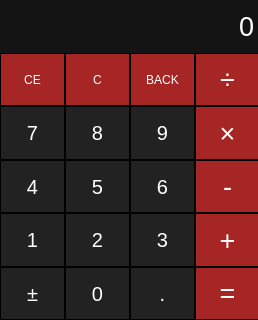
<?xml version="1.0" encoding="UTF-8"?>
<ui version="4.0">
 <class>MainWindow</class>
 <widget class="QMainWindow" name="MainWindow">
  <property name="geometry">
   <rect>
    <x>0</x>
    <y>0</y>
    <width>258</width>
    <height>320</height>
   </rect>
  </property>
  <property name="windowTitle">
   <string>MainWindow</string>
  </property>
  <widget class="QWidget" name="centralwidget">
   <property name="styleSheet">
    <string notr="true">background-color:rgb(0,0,0)</string>
   </property>
   <widget class="QWidget" name="verticalLayoutWidget">
    <property name="geometry">
     <rect>
      <x>0</x>
      <y>-1</y>
      <width>260</width>
      <height>321</height>
     </rect>
    </property>
    <layout class="QVBoxLayout" name="verticalLayout" stretch="1,1,1,1,1,1">
     <property name="spacing">
      <number>0</number>
     </property>
     <item>
      <widget class="QLineEdit" name="txt_result">
       <property name="sizePolicy">
        <sizepolicy hsizetype="Minimum" vsizetype="Minimum">
         <horstretch>0</horstretch>
         <verstretch>0</verstretch>
        </sizepolicy>
       </property>
       <property name="font">
        <font>
         <pointsize>20</pointsize>
        </font>
       </property>
       <property name="cursor">
        <cursorShape>IBeamCursor</cursorShape>
       </property>
       <property name="styleSheet">
        <string notr="true">color:rgb(255,255,255);
background-color:rgb(20,20,20);
margin:0px;
padding:2px;
border:none;
</string>
       </property>
       <property name="text">
        <string>0</string>
       </property>
       <property name="alignment">
        <set>Qt::AlignRight|Qt::AlignTrailing|Qt::AlignVCenter</set>
       </property>
       <property name="readOnly">
        <bool>true</bool>
       </property>
      </widget>
     </item>
     <item>
      <layout class="QHBoxLayout" name="horizontalLayout_10">
       <property name="spacing">
        <number>0</number>
       </property>
       <item>
        <widget class="QPushButton" name="btn_ce">
         <property name="sizePolicy">
          <sizepolicy hsizetype="Minimum" vsizetype="Minimum">
           <horstretch>0</horstretch>
           <verstretch>0</verstretch>
          </sizepolicy>
         </property>
         <property name="styleSheet">
          <string notr="true">background-color:rgb(166, 38, 38);
color:rgb(255,255,255);
border:none;
margin:1px;</string>
         </property>
         <property name="text">
          <string>CE</string>
         </property>
        </widget>
       </item>
       <item>
        <widget class="QPushButton" name="btn_c">
         <property name="sizePolicy">
          <sizepolicy hsizetype="Minimum" vsizetype="Minimum">
           <horstretch>0</horstretch>
           <verstretch>0</verstretch>
          </sizepolicy>
         </property>
         <property name="styleSheet">
          <string notr="true">background-color:rgb(166, 38, 38);
color:rgb(255,255,255);
border:none;
margin:1px;</string>
         </property>
         <property name="text">
          <string>C</string>
         </property>
        </widget>
       </item>
       <item>
        <widget class="QPushButton" name="btn_back">
         <property name="sizePolicy">
          <sizepolicy hsizetype="Minimum" vsizetype="Minimum">
           <horstretch>0</horstretch>
           <verstretch>0</verstretch>
          </sizepolicy>
         </property>
         <property name="styleSheet">
          <string notr="true">background-color:rgb(166, 38, 38);
color:rgb(255,255,255);
border:none;
margin:1px;</string>
         </property>
         <property name="text">
          <string>BACK</string>
         </property>
        </widget>
       </item>
       <item>
        <widget class="QPushButton" name="btn_div">
         <property name="sizePolicy">
          <sizepolicy hsizetype="Minimum" vsizetype="Minimum">
           <horstretch>0</horstretch>
           <verstretch>0</verstretch>
          </sizepolicy>
         </property>
         <property name="font">
          <font>
           <pointsize>20</pointsize>
          </font>
         </property>
         <property name="styleSheet">
          <string notr="true">background-color:rgb(166, 38, 38);
color:rgb(255,255,255);
border:none;
margin:1px;</string>
         </property>
         <property name="text">
          <string>÷</string>
         </property>
        </widget>
       </item>
      </layout>
     </item>
     <item>
      <layout class="QHBoxLayout" name="horizontalLayout_7">
       <property name="spacing">
        <number>0</number>
       </property>
       <item>
        <widget class="QPushButton" name="btn_7">
         <property name="sizePolicy">
          <sizepolicy hsizetype="Minimum" vsizetype="Minimum">
           <horstretch>0</horstretch>
           <verstretch>0</verstretch>
          </sizepolicy>
         </property>
         <property name="font">
          <font>
           <pointsize>15</pointsize>
          </font>
         </property>
         <property name="styleSheet">
          <string notr="true">background-color:rgb(34, 34, 34);
color:rgb(255,255,255);
border:none;
margin:1px;</string>
         </property>
         <property name="text">
          <string>7</string>
         </property>
        </widget>
       </item>
       <item>
        <widget class="QPushButton" name="btn_8">
         <property name="sizePolicy">
          <sizepolicy hsizetype="Minimum" vsizetype="Minimum">
           <horstretch>0</horstretch>
           <verstretch>0</verstretch>
          </sizepolicy>
         </property>
         <property name="font">
          <font>
           <pointsize>15</pointsize>
          </font>
         </property>
         <property name="styleSheet">
          <string notr="true">background-color:rgb(34, 34, 34);
color:rgb(255,255,255);
border:none;
margin:1px;</string>
         </property>
         <property name="text">
          <string>8</string>
         </property>
        </widget>
       </item>
       <item>
        <widget class="QPushButton" name="btn_9">
         <property name="sizePolicy">
          <sizepolicy hsizetype="Minimum" vsizetype="Minimum">
           <horstretch>0</horstretch>
           <verstretch>0</verstretch>
          </sizepolicy>
         </property>
         <property name="font">
          <font>
           <pointsize>15</pointsize>
          </font>
         </property>
         <property name="styleSheet">
          <string notr="true">background-color:rgb(34, 34, 34);
color:rgb(255,255,255);
border:none;
margin:1px;</string>
         </property>
         <property name="text">
          <string>9</string>
         </property>
        </widget>
       </item>
       <item>
        <widget class="QPushButton" name="btn_mul">
         <property name="sizePolicy">
          <sizepolicy hsizetype="Minimum" vsizetype="Minimum">
           <horstretch>0</horstretch>
           <verstretch>0</verstretch>
          </sizepolicy>
         </property>
         <property name="font">
          <font>
           <pointsize>20</pointsize>
          </font>
         </property>
         <property name="styleSheet">
          <string notr="true">background-color:rgb(166, 38, 38);
color:rgb(255,255,255);
border:none;
margin:1px;</string>
         </property>
         <property name="text">
          <string>×</string>
         </property>
        </widget>
       </item>
      </layout>
     </item>
     <item>
      <layout class="QHBoxLayout" name="horizontalLayout_6">
       <property name="spacing">
        <number>0</number>
       </property>
       <item>
        <widget class="QPushButton" name="btn_4">
         <property name="sizePolicy">
          <sizepolicy hsizetype="Minimum" vsizetype="Minimum">
           <horstretch>0</horstretch>
           <verstretch>0</verstretch>
          </sizepolicy>
         </property>
         <property name="font">
          <font>
           <pointsize>15</pointsize>
          </font>
         </property>
         <property name="styleSheet">
          <string notr="true">background-color:rgb(34, 34, 34);
color:rgb(255,255,255);
border:none;
margin:1px;</string>
         </property>
         <property name="text">
          <string>4</string>
         </property>
        </widget>
       </item>
       <item>
        <widget class="QPushButton" name="btn_5">
         <property name="sizePolicy">
          <sizepolicy hsizetype="Minimum" vsizetype="Minimum">
           <horstretch>0</horstretch>
           <verstretch>0</verstretch>
          </sizepolicy>
         </property>
         <property name="font">
          <font>
           <pointsize>15</pointsize>
          </font>
         </property>
         <property name="styleSheet">
          <string notr="true">background-color:rgb(34, 34, 34);
color:rgb(255,255,255);
border:none;
margin:1px;</string>
         </property>
         <property name="text">
          <string>5</string>
         </property>
        </widget>
       </item>
       <item>
        <widget class="QPushButton" name="btn_6">
         <property name="sizePolicy">
          <sizepolicy hsizetype="Minimum" vsizetype="Minimum">
           <horstretch>0</horstretch>
           <verstretch>0</verstretch>
          </sizepolicy>
         </property>
         <property name="font">
          <font>
           <pointsize>15</pointsize>
          </font>
         </property>
         <property name="styleSheet">
          <string notr="true">background-color:rgb(34, 34, 34);
color:rgb(255,255,255);
border:none;
margin:1px;</string>
         </property>
         <property name="text">
          <string>6</string>
         </property>
        </widget>
       </item>
       <item>
        <widget class="QPushButton" name="btn_minus">
         <property name="sizePolicy">
          <sizepolicy hsizetype="Minimum" vsizetype="Minimum">
           <horstretch>0</horstretch>
           <verstretch>0</verstretch>
          </sizepolicy>
         </property>
         <property name="font">
          <font>
           <pointsize>20</pointsize>
          </font>
         </property>
         <property name="styleSheet">
          <string notr="true">background-color:rgb(166, 38, 38);
color:rgb(255,255,255);
border:none;
margin:1px;</string>
         </property>
         <property name="text">
          <string>-</string>
         </property>
        </widget>
       </item>
      </layout>
     </item>
     <item>
      <layout class="QHBoxLayout" name="horizontalLayout_5">
       <property name="spacing">
        <number>0</number>
       </property>
       <item>
        <widget class="QPushButton" name="btn_1">
         <property name="sizePolicy">
          <sizepolicy hsizetype="Minimum" vsizetype="Minimum">
           <horstretch>0</horstretch>
           <verstretch>0</verstretch>
          </sizepolicy>
         </property>
         <property name="font">
          <font>
           <pointsize>15</pointsize>
          </font>
         </property>
         <property name="styleSheet">
          <string notr="true">background-color:rgb(34, 34, 34);
color:rgb(255,255,255);
border:none;
margin:1px;</string>
         </property>
         <property name="text">
          <string>1</string>
         </property>
        </widget>
       </item>
       <item>
        <widget class="QPushButton" name="btn_2">
         <property name="sizePolicy">
          <sizepolicy hsizetype="Minimum" vsizetype="Minimum">
           <horstretch>0</horstretch>
           <verstretch>0</verstretch>
          </sizepolicy>
         </property>
         <property name="font">
          <font>
           <pointsize>15</pointsize>
          </font>
         </property>
         <property name="styleSheet">
          <string notr="true">background-color:rgb(34, 34, 34);
color:rgb(255,255,255);
border:none;
margin:1px;</string>
         </property>
         <property name="text">
          <string>2</string>
         </property>
        </widget>
       </item>
       <item>
        <widget class="QPushButton" name="btn_3">
         <property name="sizePolicy">
          <sizepolicy hsizetype="Minimum" vsizetype="Minimum">
           <horstretch>0</horstretch>
           <verstretch>0</verstretch>
          </sizepolicy>
         </property>
         <property name="font">
          <font>
           <pointsize>15</pointsize>
          </font>
         </property>
         <property name="styleSheet">
          <string notr="true">background-color:rgb(34, 34, 34);
color:rgb(255,255,255);
border:none;
margin:1px;</string>
         </property>
         <property name="text">
          <string>3</string>
         </property>
        </widget>
       </item>
       <item>
        <widget class="QPushButton" name="btn_plus">
         <property name="sizePolicy">
          <sizepolicy hsizetype="Minimum" vsizetype="Minimum">
           <horstretch>0</horstretch>
           <verstretch>0</verstretch>
          </sizepolicy>
         </property>
         <property name="font">
          <font>
           <pointsize>20</pointsize>
          </font>
         </property>
         <property name="styleSheet">
          <string notr="true">background-color:rgb(166, 38, 38);
color:rgb(255,255,255);
border:none;
margin:1px;</string>
         </property>
         <property name="text">
          <string>+</string>
         </property>
        </widget>
       </item>
      </layout>
     </item>
     <item>
      <layout class="QHBoxLayout" name="horizontalLayout" stretch="0,0,0,0">
       <property name="spacing">
        <number>0</number>
       </property>
       <item>
        <widget class="QPushButton" name="btn_sign">
         <property name="sizePolicy">
          <sizepolicy hsizetype="Minimum" vsizetype="Minimum">
           <horstretch>0</horstretch>
           <verstretch>0</verstretch>
          </sizepolicy>
         </property>
         <property name="font">
          <font>
           <pointsize>15</pointsize>
          </font>
         </property>
         <property name="styleSheet">
          <string notr="true">background-color:rgb(34, 34, 34);
color:rgb(255,255,255);
border:none;
margin:1px;</string>
         </property>
         <property name="text">
          <string>±</string>
         </property>
        </widget>
       </item>
       <item>
        <widget class="QPushButton" name="btn_0">
         <property name="sizePolicy">
          <sizepolicy hsizetype="Minimum" vsizetype="Minimum">
           <horstretch>0</horstretch>
           <verstretch>0</verstretch>
          </sizepolicy>
         </property>
         <property name="font">
          <font>
           <pointsize>15</pointsize>
          </font>
         </property>
         <property name="styleSheet">
          <string notr="true">background-color:rgb(34, 34, 34);
color:rgb(255,255,255);
border:none;
margin:1px;</string>
         </property>
         <property name="text">
          <string>0</string>
         </property>
        </widget>
       </item>
       <item>
        <widget class="QPushButton" name="btn_dot">
         <property name="sizePolicy">
          <sizepolicy hsizetype="Minimum" vsizetype="Minimum">
           <horstretch>0</horstretch>
           <verstretch>0</verstretch>
          </sizepolicy>
         </property>
         <property name="font">
          <font>
           <pointsize>15</pointsize>
          </font>
         </property>
         <property name="styleSheet">
          <string notr="true">background-color:rgb(34, 34, 34);
color:rgb(255,255,255);
border:none;
margin:1px;</string>
         </property>
         <property name="text">
          <string>.</string>
         </property>
        </widget>
       </item>
       <item>
        <widget class="QPushButton" name="btn_equal">
         <property name="sizePolicy">
          <sizepolicy hsizetype="Minimum" vsizetype="Minimum">
           <horstretch>0</horstretch>
           <verstretch>0</verstretch>
          </sizepolicy>
         </property>
         <property name="font">
          <font>
           <pointsize>20</pointsize>
          </font>
         </property>
         <property name="layoutDirection">
          <enum>Qt::LeftToRight</enum>
         </property>
         <property name="styleSheet">
          <string notr="true">background-color:rgb(166, 38, 38);
color:rgb(255,255,255);
border:none;
margin:1px;</string>
         </property>
         <property name="text">
          <string>=</string>
         </property>
        </widget>
       </item>
      </layout>
     </item>
    </layout>
   </widget>
  </widget>
 </widget>
 <resources/>
 <connections/>
</ui>
